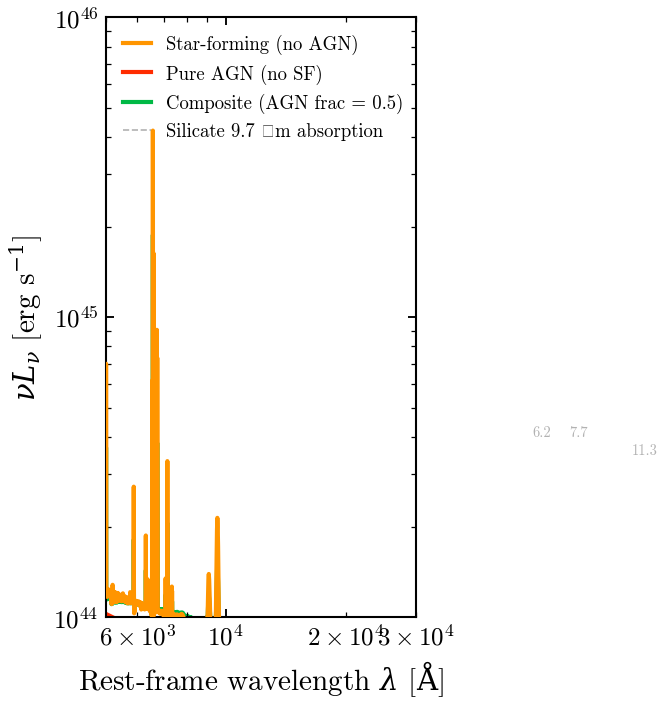

Generate this figure with Python:
"""
Mid-IR PAH features in star-forming, AGN, and composite galaxies
=================================================================

The 5–30 μm rest-frame spectrum showcases distinct infrared tracers:
dust polycyclic aromatic hydrocarbon (PAH) emission peaks at 6.2, 7.7, 8.6,
11.3, and 12.7 μm in star-forming galaxies, while silicate absorption
(9.7 μm Si–O stretch) and AGN heating suppress PAH and introduce continuum
growth in AGN-dominated systems. We model three templates: (a) pure starburst
(no AGN), (b) pure AGN (no star formation), and (c) composite with
AGN fraction = 0.5. the diagnostic power of mid-IR
spectroscopy: PAH strength probes star formation rate, while continuum
slope and silicate depth reveal AGN heating and dust temperature.

References:
  Smith et al. 2007, ApJ, 656, 770 (PAH feature identification).
  Hao et al. 2007, ApJL, 655, L77 (silicate absorption in AGN).
"""

import os

os.environ["TF_CPP_MIN_LOG_LEVEL"] = "2"  # suppress XLA/PjRt C++ INFO+WARNING logs

import warnings

import jax
import matplotlib.pyplot as plt
import numpy as np

import tengri
from tengri.analysis.plotting import setup_style

setup_style()
warnings.filterwarnings("ignore", message=".*BakedInBackend.*")

C_AA_PER_S = 2.998e18

# =============================================================================
# Case 1: Star-forming galaxy (no AGN)
# =============================================================================
ssp = tengri.load_ssp()

model_sf = tengri.SEDModel.build(
    ssp,
    sfh={
        "type": "const",
        "*": tengri.FIXED,
        "log_total_mass": 10.0,  # ~32 Msun/yr over 0.3 Gyr (moderate starburst)
        "start_gyr": 0.3,
        "end_gyr": 0.0,
    },
    dust={
        "type": "two_component",
        "*": tengri.FIXED,
        "tau_diff": 0.5,  # diffuse dust: moderate optical depth
        "tau_bc": 1.2,  # birth cloud opacity: birth clouds
        "emission": {
            "type": "dale2014",  # Dale et al. 2014 dust SED
            "*": tengri.FIXED,
        },
    },
    agn={
        "torus": {"type": "none"},  # No AGN torus
        "frac": 0.0,  # No AGN contribution
        "*": tengri.FIXED,
    },
    redshift=tengri.Fixed(0.05),
)

p_sf = dict(model_sf.spec.sample(jax.random.PRNGKey(42)))
out_sf = model_sf.predict_rest_sed(p_sf)
wave_sf = np.asarray(out_sf.wavelength)
sed_sf = np.asarray(out_sf.sed)
nu_l_nu_sf = C_AA_PER_S / wave_sf * sed_sf

# =============================================================================
# Case 2: Pure AGN (no star formation)
# =============================================================================
model_agn = tengri.SEDModel.build(
    ssp,
    sfh={
        "type": "const",
        "*": tengri.FIXED,
        "log_total_mass": 5.0,  # SFR ≈ 0 (quiescent)
        "start_gyr": 10.0,
        "end_gyr": 1.0,
    },
    dust={
        "type": "two_component",
        "*": tengri.FIXED,
        "tau_diff": 1.5,  # warm dust around AGN
        "tau_bc": 0.0,  # no birth clouds
        "emission": {
            "type": "draine_li2007",  # Draine & Li 2007 dust SED (warmer)
            "*": tengri.FIXED,
        },
    },
    agn={
        "disc": {
            "type": "grahsp_sbpl",
            "*": tengri.FIXED,
        },
        "torus": {
            "type": "skirtor",
            "*": tengri.FIXED,
        },
        "log_lbol": 12.0,  # AGN bolometric luminosity: ~1e12 Lsun
        "frac": 1.0,  # 100% AGN (no stellar contribution to near/mid-IR)
        "*": tengri.FIXED,
    },
    redshift=tengri.Fixed(0.05),
)

p_agn = dict(model_agn.spec.sample(jax.random.PRNGKey(43)))
out_agn = model_agn.predict_rest_sed(p_agn)
wave_agn = np.asarray(out_agn.wavelength)
sed_agn = np.asarray(out_agn.sed)
nu_l_nu_agn = C_AA_PER_S / wave_agn * sed_agn

# =============================================================================
# Case 3: Composite (AGN fraction = 0.5)
# =============================================================================
model_composite = tengri.SEDModel.build(
    ssp,
    sfh={
        "type": "const",
        "*": tengri.FIXED,
        "log_total_mass": 10.2,  # ~16 Msun/yr over 1 Gyr
        "start_gyr": 1.0,
        "end_gyr": 0.0,
    },
    dust={
        "type": "two_component",
        "*": tengri.FIXED,
        "tau_diff": 1.0,
        "tau_bc": 0.8,
        "emission": {
            "type": "dale2014",
            "*": tengri.FIXED,
        },
    },
    agn={
        "disc": {
            "type": "grahsp_sbpl",
            "*": tengri.FIXED,
        },
        "torus": {
            "type": "skirtor",
            "*": tengri.FIXED,
        },
        "log_lbol": 11.5,  # AGN bolometric luminosity: ~3e11 Lsun
        "frac": 0.5,  # 50% AGN, 50% stellar
        "*": tengri.FIXED,
    },
    redshift=tengri.Fixed(0.05),
)

p_composite = dict(model_composite.spec.sample(jax.random.PRNGKey(44)))
out_composite = model_composite.predict_rest_sed(p_composite)
wave_composite = np.asarray(out_composite.wavelength)
sed_composite = np.asarray(out_composite.sed)
nu_l_nu_composite = C_AA_PER_S / wave_composite * sed_composite

# =============================================================================
# Plotting: Mid-IR (5–30 μm) focus
# =============================================================================
fig, ax = plt.subplots(figsize=(7.5, 5.0))

# Rest-frame wavelength range: focus on mid-IR
wave_min, wave_max = 5e3, 3e4  # 5–30 μm in Angstroms

# Star-forming
mask_sf = (wave_sf >= wave_min) & (wave_sf <= wave_max) & (nu_l_nu_sf > 0)
ax.loglog(
    wave_sf[mask_sf],
    nu_l_nu_sf[mask_sf],
    color="C2",
    lw=2.0,
    label="Star-forming (no AGN)",
    zorder=3,
)

# Pure AGN
mask_agn = (wave_agn >= wave_min) & (wave_agn <= wave_max) & (nu_l_nu_agn > 0)
ax.loglog(
    wave_agn[mask_agn],
    nu_l_nu_agn[mask_agn],
    color="C3",
    lw=2.0,
    label="Pure AGN (no SF)",
    zorder=2,
)

# Composite
mask_composite = (
    (wave_composite >= wave_min) & (wave_composite <= wave_max) & (nu_l_nu_composite > 0)
)
ax.loglog(
    wave_composite[mask_composite],
    nu_l_nu_composite[mask_composite],
    color="C1",
    lw=2.0,
    label="Composite (AGN frac = 0.5)",
    zorder=1,
)

# Mark PAH features (Smith et al. 2007)
pah_features = [
    (6.2, "6.2 μm"),
    (7.7, "7.7 μm"),
    (8.6, "8.6 μm"),
    (11.3, "11.3 μm"),
    (12.7, "12.7 μm"),
]

for pah_um, label in pah_features:
    pah_aa = pah_um * 1e4
    ax.axvline(pah_aa, color="0.5", lw=0.6, ls=":", alpha=0.4)

# Mark silicate absorption (9.7 μm, Hao et al. 2007)
silicate_aa = 9.7e4
ax.axvline(
    silicate_aa,
    color="0.4",
    lw=0.8,
    ls="--",
    alpha=0.5,
    label="Silicate 9.7 μm absorption",
)

# Annotations for PAH peaks (visible in SF spectrum)
ax.text(
    6.2e4,
    4e44,
    "6.2",
    fontsize=7,
    color="0.5",
    ha="center",
    alpha=0.6,
)
ax.text(
    7.7e4,
    4e44,
    "7.7",
    fontsize=7,
    color="0.5",
    ha="center",
    alpha=0.6,
)
ax.text(
    11.3e4,
    3.5e44,
    "11.3",
    fontsize=7,
    color="0.5",
    ha="center",
    alpha=0.6,
)

# Styling
ax.set(
    xlim=(5e3, 3e4),
    ylim=(1e44, 1e46),
    xlabel=r"Rest-frame wavelength $\lambda$ [$\mathrm{\AA}$]",
    ylabel=r"$\nu L_\nu$ [erg s$^{-1}$]",
)

ax.legend(frameon=False, fontsize=9, loc="upper left")

fig.tight_layout()
plt.savefig("plot_mid_ir_pah_features.png", dpi=150, bbox_inches="tight")
